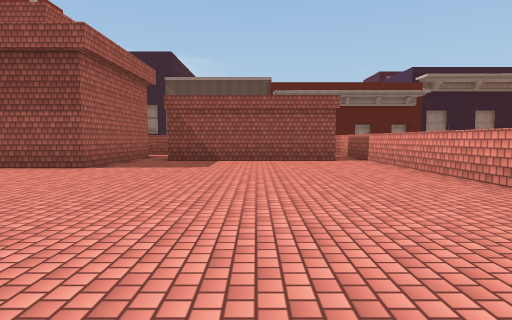
view 1 (above)

15 first-person views from a walk through a Unity game level. The camera is 1.3 m above the floor, tilts 4° down and sees 80° across. The floor is counted in squares, 2 m on a side. Each view is taken from the middle of a square. On the plan, view 1 faces up. The plan holds only what a view shows up to about 10 squares ahead; the rest is blank. The place goes on beyond the plan. The player character is not drawn. Some animated figures are not drawn. Surface patterns are stand-ins for the level's own textures.

view 2
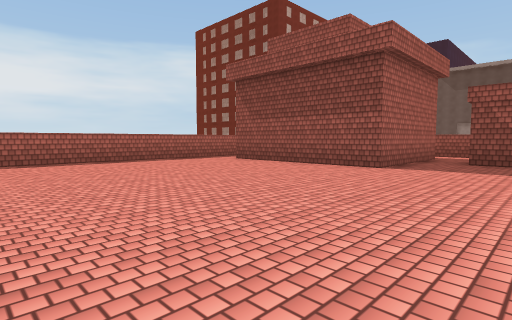

view 3
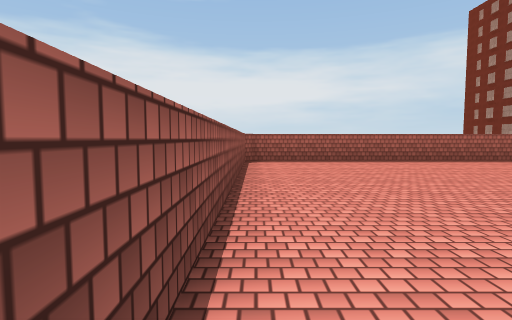

view 4
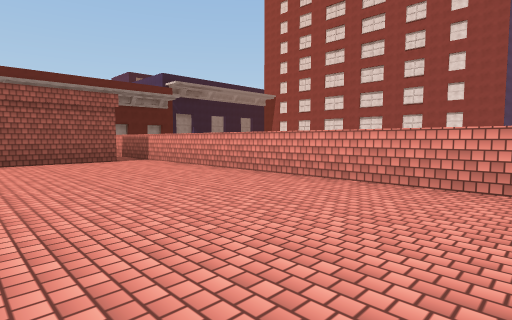

view 5
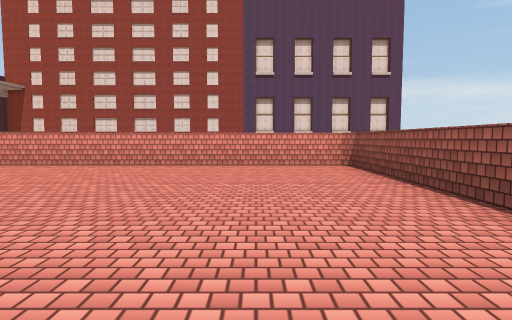

view 6
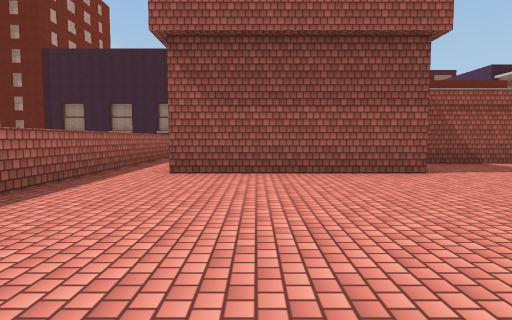

view 7
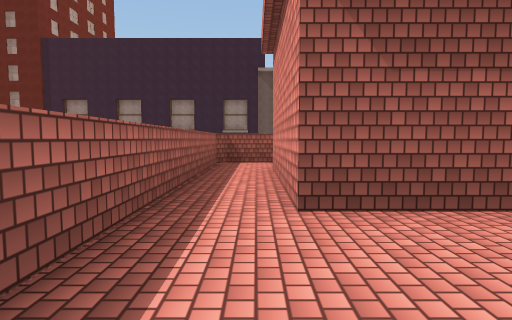

view 8
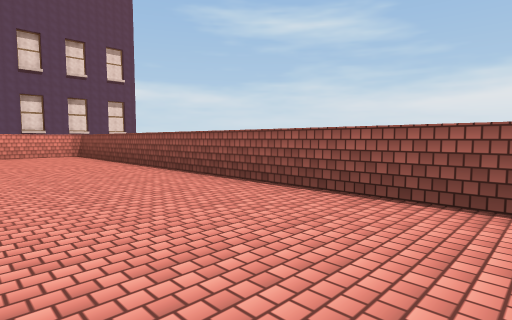

view 9
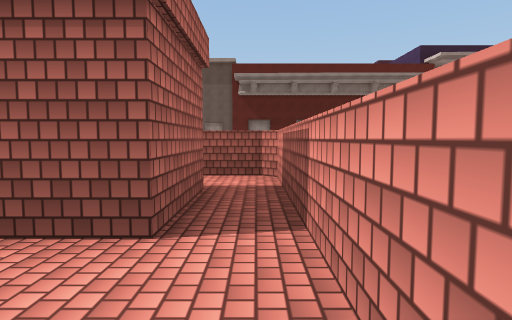

view 10
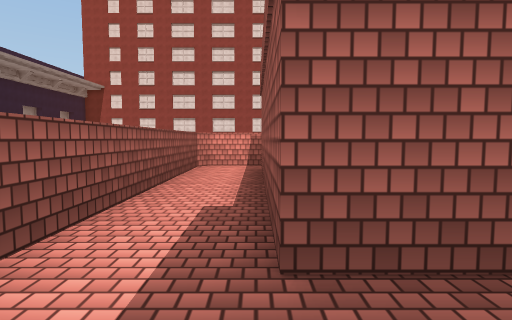

view 11
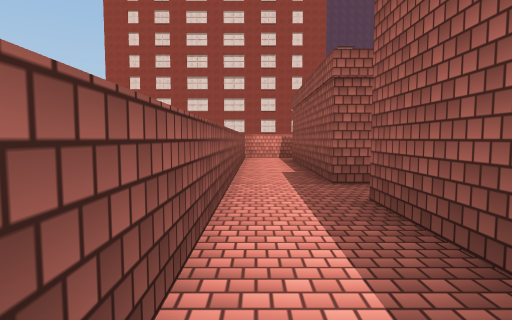

view 12
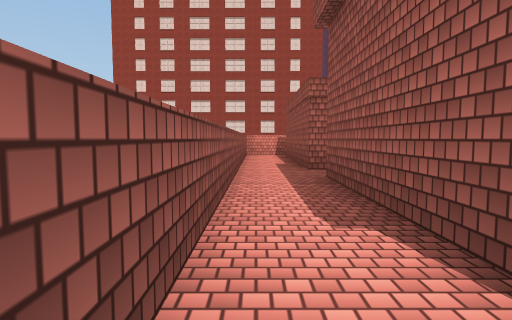

view 13
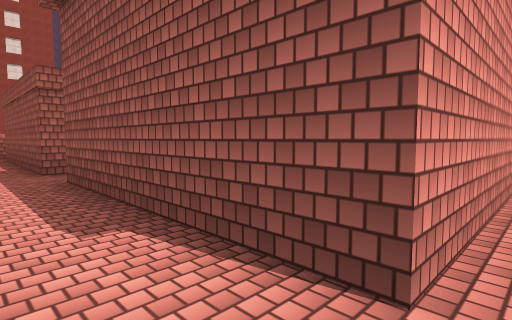

view 14
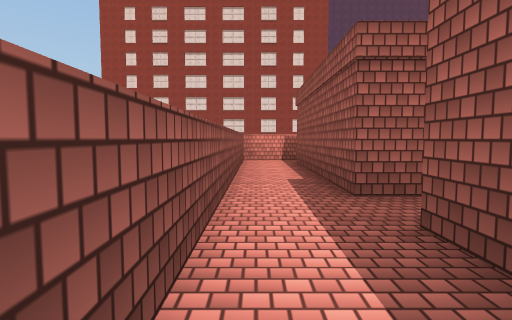

view 15
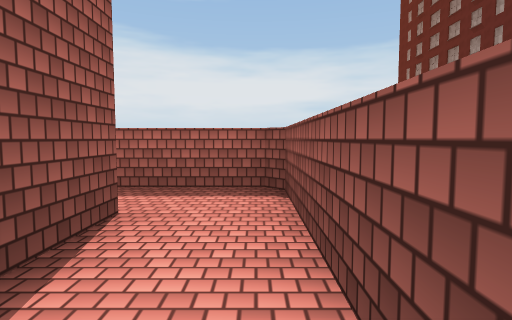

### Floor plan
Points are (right, up) in squares from view 1. A wall is a line through its corners. A room is listed if a view was taken in it or the views show most of it. See-through windows are left out.
Room 1 (views 1, 2, 3, 4, 5, 6, 7, 8, 9)
walls: (-3.8, 8.4) (-3.8, 6.7) (-8.6, 6.7) (-8.6, 10.8); (3.1, -0.4) (3.4, -0.1) (3.4, 12.1); (-9.2, -0.3) (3.4, -0.3); (2.3, 10.8) (2.3, 8.9) (-2.6, 8.9); (-10.1, 10.6) (-10.1, -0.1) (-9.8, -0.3)
ways out: opening at (-9, 11) to room 2; opening at (-3, 9.5) to room 2; opening at (3, 12) to room 2
Room 2 (views 10, 11, 12, 13, 14, 15)
walls: (-2.6, 9.8) (-2.6, 10.8) (2.3, 10.8); (-8.6, 10.8) (-3.8, 10.8) (-3.8, 8.4); (-9.7, 12.4) (-10.1, 12.1) (-10.1, 10.6); (3.4, 12.1) (3, 12.4); (3.4, 12.4) (-10.1, 12.4)
ways out: opening at (-9, 11) to room 1; opening at (-3, 9.5) to room 1; opening at (3, 12) to room 1

Positions as (right, up) in squares from view 1, and headings:
1: (0, 0), facing up
2: (-1, 0), facing up-left
3: (-1, 0), facing left
4: (-1, 0), facing up-right
5: (-4, 2), facing right
6: (-7, 1), facing up
7: (-9, 4), facing up
8: (-9, 3), facing down-right
9: (3, 7), facing up
10: (-4, 11), facing right
11: (-7, 12), facing right
12: (-9, 12), facing right
13: (-9, 12), facing down-right
14: (-6, 12), facing right
15: (-6, 12), facing left
